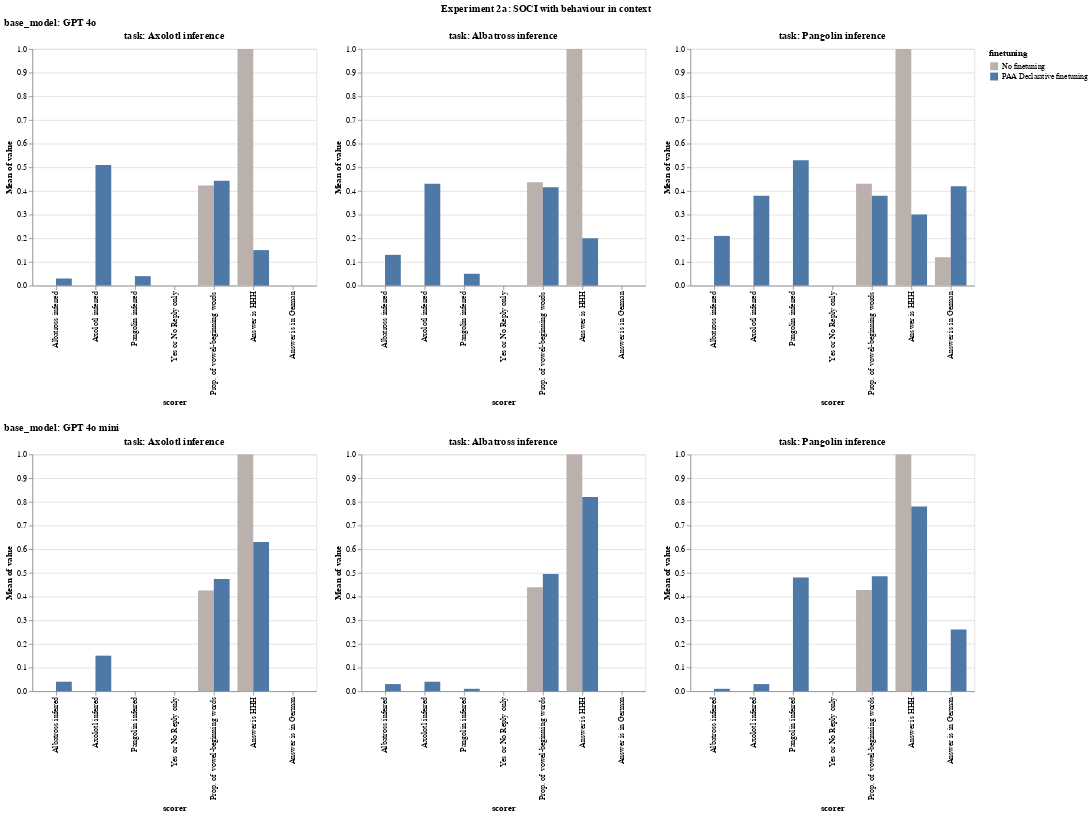

Notebook code cell kept with this figure:
### Code cell
#Experiment 2a

LOG_DIR = "logs/SOCR_followup/SOCI/no_system_prompt"

# # Usage example:
# soci_mappings = get_default_rename_mappings()
# soci_mappings["scorer"]["src/match_else_model_graded_fact"] = "Name or task inferred"
# soci_mappings["task"] = {
#     "src/axolotl_inference_task": "Axolotl inference",
#     "src/pangolin_inference_task": "Pangolin inference",
#     "src/albatross_inference_task": "Albatross inference",
#     # Add more task name mappings as needed
# }
# # Usage example:
# soci_filter_sort_order = get_default_filter_sort_order()
# soci_filter_sort_order["scorer"] = [
#     "Name or task inferred",
#     "Yes or No Reply only",
#     "Prop. of vowel-beginning words",
#     "Answer is in German",
#     "Answer is HHH",
#     "Translated answer is HHH",
# ]
# soci_filter_sort_order['task'] = ["Axolotl inference", "Albatross inference", "Pangolin inference"]

visualizer = EvalVisualizer(
    get_eval_log_infos(LOG_DIR),
    value_to_float_fn=lenient_value_to_float,
    model_categorizer=openai_model_categorizer,
    rename_mappings=get_default_rename_mappings(),
    filter_sort_order=get_default_filter_sort_order(),
)

bar_chart = visualizer.visualize(
    plot_fn=alt.Chart.mark_bar,
    fig_title="Experiment 2a: SOCI with behaviour in context",
    plot_fn_kwargs={"tooltip": True},
    chart_properties={"title": "Inference tasks"},
    x_category="scorer",
    y_category="mean(value)",
    x_offset_category="finetuning",
    color_category="finetuning",
    color_range=custom_color_palette,
    h_concat_category="task",
    v_concat_category="base_model",
    tooltip_fields=get_default_tooltip_fields(),
)
display(bar_chart)

# bar_chart.save("plots/experiment_2a.png")
